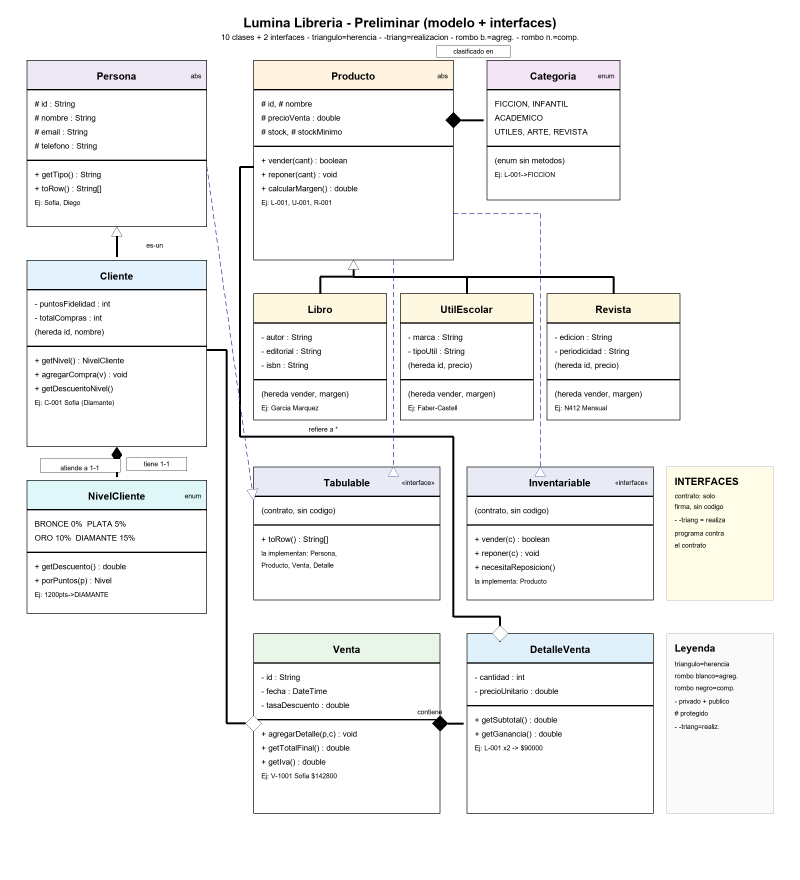
#> input picture docs/diagrama-preliminar.png, 2400 x 2640 px (shown at 1/3 size)
$ python generar_completo.py
#> lines starting #> are read from the running program, lines starting #| are printed output that depends on the picture
# -*- coding: utf-8 -*-
"""
Diagrama COMPLETO (las 21 clases del bloque mermaid) dibujado con Pillow.
Uso:  python docs/generar_completo.py [--ancho 2250]

Estrategia anti-cruces:
 - Bandas horizontales separadas: UI (y100-300) / servicios (y380-600) /
   Database (y680-880) / modelo pegado (y880-2080, recorte verificado de
   diagrama-preliminar.png).
 - Las relaciones entre bandas van por buses y callejones vacíos con
   coordenadas fijas revisadas; ninguna línea atraviesa una caja.
 - Dentro del modelo se reutiliza el recorte ya verificado (sin redibujar).
"""
from __future__ import annotations
import argparse
import math
import sys
from pathlib import Path
from PIL import Image, ImageDraw, ImageFont

W, H = 1500, 2220  # lienzo en unidades


def main() -> int:
    ap = argparse.ArgumentParser()
    ap.add_argument("--ancho", type=int, default=2250)
    args = ap.parse_args()

    base = Path(__file__).resolve().parent
    prelim = base / "diagrama-preliminar.png"
    if not prelim.exists():
        print(f"Falta {prelim}: genera primero el preliminar", file=sys.stderr)
        return 1
    out = base / "diagrama-completo.png"

    esc = args.ancho / W
    img = Image.new("RGB", (args.ancho, int(args.ancho * H / W)), "white")
#> img: PIL image 2250x3330 RGB; every value is 255
    d = ImageDraw.Draw(img)

    def fuente(size: int, bold: bool = False):
#> called with size = 22, bold = True
        px = max(8, int(size * esc))
        cands = [r"C:\Windows\Fonts\arialbd.ttf" if bold else r"C:\Windows\Fonts\arial.ttf"]
        for p in cands:
            try:
                if Path(p).exists():
                    return ImageFont.truetype(p, px)
            except Exception:
                pass
        return ImageFont.load_default()

    F_TIT, F_SUB = fuente(22, True), fuente(12)
    F_HEAD, F_TXT, F_SMALL = fuente(14, True), fuente(11), fuente(10)

    def R(x, y, w, h, fill=None, outline="black", width=2):
        d.rectangle([x * esc, y * esc, (x + w) * esc, (y + h) * esc],
                    fill=fill, outline=outline, width=max(1, int(width * esc / 2)))

    def T(x, y, s, fill="black", anchor="lm", font=None):
        d.text((x * esc, y * esc), s, fill=fill, anchor=anchor, font=font or F_TXT)

    def LN(pts, fill="black", width=2):
        d.line([(x * esc, y * esc) for x, y in pts], fill=fill, width=max(1, int(width * esc / 2)))

    def DL(x1, y1, x2, y2, fill="#283593"):
        dx, dy = x2 - x1, y2 - y1
        dist = math.hypot(dx, dy)
        t, dash, gap = 0.0, 7.0, 5.0
        while t < dist:
            t2 = min(t + dash, dist)
            d.line([(x1 + dx * t / dist) * esc, (y1 + dy * t / dist) * esc,
                    (x1 + dx * t2 / dist) * esc, (y1 + dy * t2 / dist) * esc],
                   fill=fill, width=max(1, int(2 * esc / 2)))
            t += dash + gap

    def TRH(pts, fill="white", outline="#283593"):
        d.polygon([(x * esc, y * esc) for x, y in pts], fill=fill, outline=outline)

    def FLA(pts, fill="black"):  # flecha de dependencia (rellena)
        d.polygon([(x * esc, y * esc) for x, y in pts], fill=fill, outline=fill)

    def ROMBO(cx, cy, r=12, fill="white"):
        d.polygon([(cx * esc, cy * esc), ((cx - r) * esc, cy * esc),
                   (cx * esc, (cy - r) * esc), ((cx + r) * esc, cy * esc)],
                  fill=fill, outline="black")

    def caja(x, y, w, h, titulo, color, attrs, metodos, extra=None, sub=""):
#> called with x = 80, y = 100, w = 300, h = 200, titulo = 'AppMenu', color = '#D1C4E9', sub = ''
        R(x, y, w, h, fill="white", width=2)
        R(x, y, w, 40, fill=color, width=2)
        T(x + w / 2, y + 22, titulo, anchor="mm", font=F_HEAD)
        if sub:
            T(x + w - 8, y + 22, sub, anchor="rm", font=F_SMALL)
        d.line([x * esc, (y + 40) * esc, (x + w) * esc, (y + 40) * esc], fill="black", width=2)
        yy = y + 60
        for a in attrs:
            T(x + 10, yy, a, font=F_TXT)
            yy += 19
        d.line([x * esc, yy * esc, (x + w) * esc, yy * esc], fill="black", width=2)
        yy += 20
        for m in metodos:
            T(x + 10, yy, m, font=F_TXT)
            yy += 19
        if extra:
            for e in extra:
                T(x + 10, yy, e, font=F_SMALL)
                yy += 16

    # ---------- título ----------
    T(750, 34, "Lumina Libreria - Diagrama Completo (21 clases + 3 interfaces)", anchor="mm", font=F_TIT)
    T(750, 60, "ui / service / repository / model - punteada=dependencia(usa) - -triang=realizacion",
      anchor="mm", font=F_SUB)

    # ---------- banda UI ----------
    caja(80, 100, 300, 200, "AppMenu", "#D1C4E9",
         ["- sc : Scanner"],
         ["+ iniciar() : void", "+ vender() : void", "+ elegirCliente()"],
         ["+ dashboard(), + reponer()..."])
    caja(450, 100, 300, 200, "ConsoleUI", "#D1C4E9",
         [],
         ["+ banner() : void", "+ tabla() : void", "+ tablaDe() : void"],
         ["+ tarjeta(), + exito()..."])
    # AppMenu -> ConsoleUI (adyacentes)
    DL(380, 200, 450, 200, fill="black")
#> after the loop in DL, `while t < dist:`: t = 72
    FLA([(450, 200), (440, 195), (440, 205)])
    T(415, 188, "usa", anchor="mm", font=F_SMALL)

    # ---------- banda servicios ----------
    SXS = [40, 264, 488, 712, 936, 1160]
    SW, SH, SY = 200, 220, 380
    caja(SXS[0], SY, SW, SH, "ProductoService", "#C8E6C9", [],
         ["+ buscar() : List", "+ stockBajo() : List"], ["+ porCategoria()..."])
    caja(SXS[1], SY, SW, SH, "VentaService", "#C8E6C9",
         ["- politica : PoliticaDesc."],
         ["+ crearVenta() : Venta", "+ calcularDescuento()"])
    caja(SXS[2], SY, SW, SH, "IPoliticaDescuento", "#E8EAF6",
         ["«interface»", "(contrato, sin codigo)"],
         ["+ calcular() : double"])
    caja(SXS[3], SY, SW, SH, "DescuentoEstandar", "#C8E6C9", [],
         ["+ calcular() : double"], ["realiza PoliticaDesc."])
    caja(SXS[4], SY, SW, SH, "RecomendacionService", "#C8EAF6", [],
         ["+ recomendar() : List", "+ topVentas() : List"])
    caja(SXS[5], SY, SW, SH, "ReporteService", "#C8E6C9", [],
         ["+ ingresosTotales()", "+ dashboard() : void"])
    # bus AppMenu -> servicios (y340, callejón vacío entre bandas).
    # OJO: el bus cubre x140-1260 para alcanzar a ProductoService (izq. del todo).
    LN([(230, 300), (230, 340)])
    LN([(140, 340), (1260, 340)])
    for cx in (140, 364, 588, 812, 1036, 1260):
        LN([(cx, 340), (cx, 380)])
    T(250, 330, "usa", anchor="mm", font=F_SMALL)
    # VentaService -> PoliticaDescuento (adyacentes)
    DL(464, 490, 488, 490, fill="black")
    FLA([(488, 490), (478, 485), (478, 495)])
    T(476, 478, "usa", anchor="mm", font=F_SMALL)
    # DescuentoEstandar - -▷ PoliticaDescuento (adyacentes)
    DL(712, 490, 688, 490)
    TRH([(688, 490), (700, 484), (700, 496)])
    # ReporteService -> RecomendacionService (adyacentes)
    DL(1160, 490, 1136, 490, fill="black")
    FLA([(1136, 490), (1146, 485), (1146, 495)])
    T(1148, 478, "usa", anchor="mm", font=F_SMALL)

    # ---------- Database ----------
    caja(950, 680, 320, 200, "Database", "#FFE0B2",
         ["- productos / clientes", "- ventas : List"],
         ["+ getInstancia()", "+ buscarProductoPorId()"],
         ["singleton + listas (BD temporal)"])
    # bus servicios -> Database (y640, callejón vacío)
    LN([(140, 600), (140, 640), (1260, 640)])
    for cx in (140, 364, 588, 812, 1036, 1260):
        LN([(cx, 600), (cx, 640)])
    LN([(1110, 640), (1110, 680)])
    FLA([(1110, 680), (1105, 670), (1115, 670)])
    T(1130, 648, "usa", anchor="mm", font=F_SMALL)

    # ---------- modelo pegado (recorte verificado del preliminar) ----------
    pre = Image.open(prelim).convert("RGB")
#> pre is the input picture: PIL image 2400x2640 RGB; mean R, G, B 243.8, 244, 243.6
    # recorte en px (el preliminar es esc=2): se excluye título y pie.
    # El recorte cubre local y90-1275 (1185 uds) y se pega 1:1 en (150,940):
    # punto global = (150 + lx, 850 + ly). Los "almacena" usan esa fórmula.
    crop = pre.crop((0, 90 * 2, 1200 * 2, 1275 * 2)).resize((1200, 1185), Image.LANCZOS)
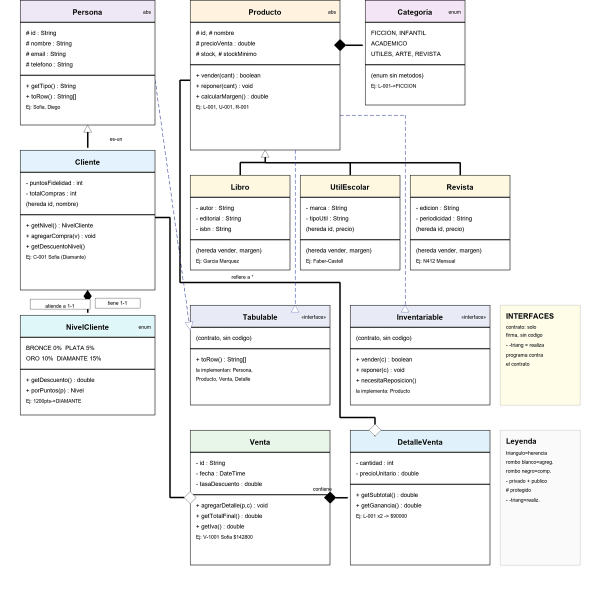
#> crop: PIL image 1200x1185 RGB (shown at 1/2 size); mean R, G, B 242.8, 243, 242.5
    img.paste(crop.resize((int(1200 * esc), int(1185 * esc)), Image.LANCZOS),
              (int(150 * esc), int(940 * esc)))
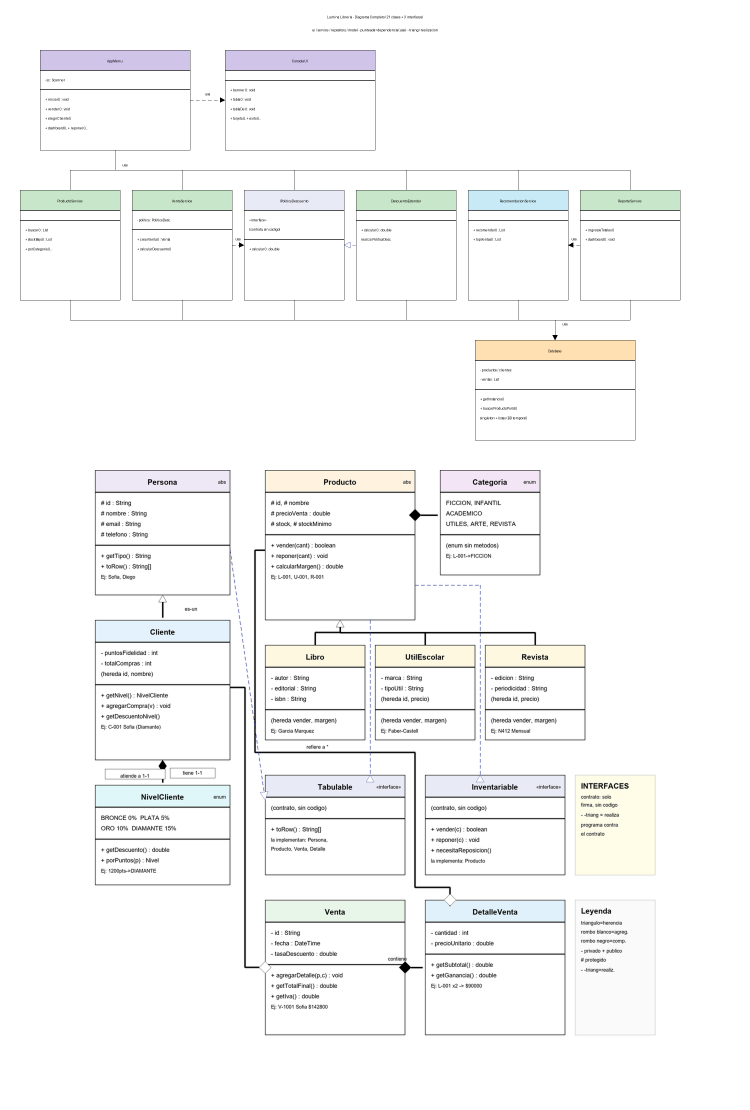
#> img: PIL image 2250x3330 RGB (shown at 1/3 size); mean R, G, B 247.3, 247.6, 247.3
    # marco del bloque modelo
    R(150, 940, 1200, 1185, outline="#777777", width=1)
    T(160, 932, "model (ver diagrama-preliminar.png)", font=F_SMALL, fill="#777777")

    # ---------- Database almacena -> modelo (3 rombos, sin pisar cajas) ----------
    # Cliente: entra por borde izquierdo (190,1400 global)
    ROMBO(950, 760)
    LN([(950, 760), (120, 760), (120, 1400), (190, 1400)])
    T(880, 748, "almacena", anchor="mm", font=F_SMALL)
    # Producto: sube a su borde superior global (680,940)
    LN([(680, 940), (680, 900), (1050, 900)])
    ROMBO(1050, 900)
    T(1105, 924, "almacena", anchor="mm", font=F_SMALL)
    # Venta: callejon izquierdo x=120 hasta la fila libre y=1900, entra por borde izq.
    ROMBO(950, 850)
    LN([(950, 850), (120, 850), (120, 1900), (530, 1900)])
    T(880, 838, "almacena", anchor="mm", font=F_SMALL)

    # ---------- mini leyenda ----------
    R(1150, 100, 300, 180, fill="#FAFAFA", outline="#999999", width=1)
    T(1162, 124, "Leyenda", font=F_HEAD)
    T(1162, 148, "punteada = usa (dependencia)", font=F_SMALL)
    T(1162, 166, "- -triang = realizacion", font=F_SMALL)
    T(1162, 184, "rombo blanco = agregacion", font=F_SMALL)
    T(1162, 202, "bus = reparte a varias cajas", font=F_SMALL)
    T(1162, 220, "sin cruces sobre cajas", font=F_SMALL)

    T(750, 2190, "Valery Morales  -  Camilo Romero  -  Miguel Quiroga   |   Elementos de Programacion Orientada a Objetos   |   Universidad del Tolima",
      anchor="mm", font=F_SUB, fill="#333333")

    img.save(out)
    print(f"OK: {out} ({img.size[0]}x{img.size[1]})")
#| OK: docs/diagrama-completo.png (2250x3330)
    return 0


if __name__ == "__main__":
    raise SystemExit(main())
#> (the program exits here)
